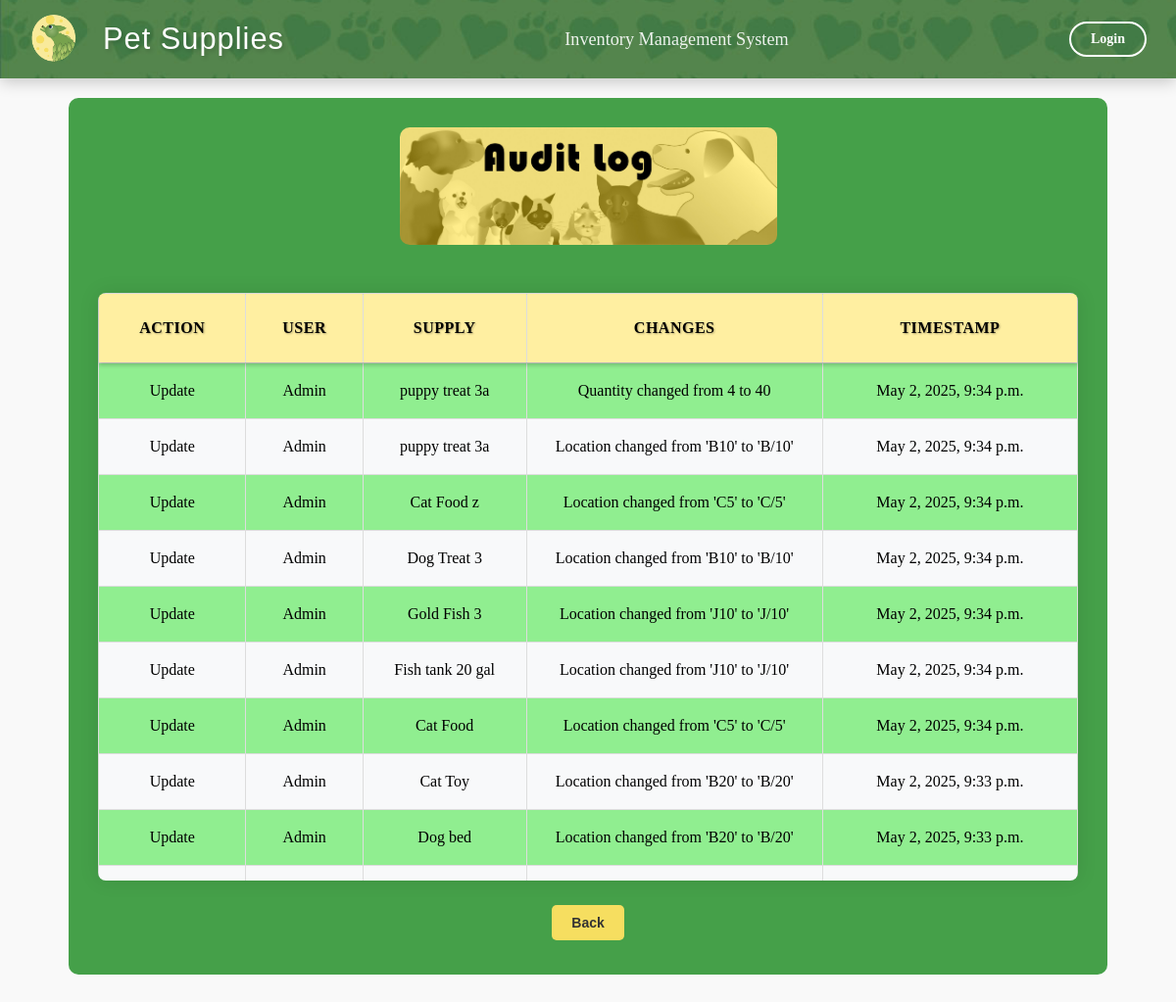
The app's page /audit-log/ with its own data.
### inventory/models.py (models this page shows, shortened)
class AuditLog(models.Model):
    ACTION_CHOICES = (
        ('CREATE', 'Create'),
        ('UPDATE', 'Update'),
        ('DELETE', 'Delete'),
    )
    user = models.ForeignKey(User, on_delete=models.SET_NULL, null=True)  # Track the user making the change
    action = models.CharField(max_length=10, choices=ACTION_CHOICES)  # The type of action (CREATE, UPDATE, DELETE)
    supply = models.ForeignKey(Supply, on_delete=models.CASCADE)  # Link to the supply that was changed
    changes = models.TextField()  # Description of what was changed
    timestamp = models.DateTimeField(auto_now_add=True)  # When the change was made

class Supply(models.Model):
    name = models.CharField(max_length=255, primary_key=True)
    price = models.FloatField()
    quantity = models.IntegerField()
    location = models.CharField(max_length=255)
    reorder_point = models.PositiveIntegerField(default=5)
    deleted = models.BooleanField(default=False)

### inventory/views.py (the view)
# urls.py: path('audit-log/', views.audit_log, name='audit_log'),
def audit_log(request):
    logs = AuditLog.objects.all().order_by('-timestamp')
    return render(request, 'inventory/audit_log.html', {'logs': logs})

### inventory/templates/inventory/audit_log.html (shortened to what this page needs)
{% extends 'inventory/base.html' %}
{% load static %}
{% block content %}
<center>
<div class="conmain">
    <center>
        <img src="{% static 'icons/BannerAuL.jpg' %}" alt="audit_banner" class="login-image">
    </center>
    <div class="table-container">
        <table border="1" class="data_tab">
            <thead>
                <tr>
                    <th>Action</th>
                    <th>User</th>
                    <th>Supply</th>
                    <th>Changes</th>
                    <th>Timestamp</th>
                </tr>
            </thead>
            <tbody>
                {% for log in logs %}
                <tr>
                    <td>{{ log.get_action_display }}</td>
                    <td>{{ log.user.username }}</td>
                    <td>{{ log.supply.name }}</td>
                    <td class="changes">{{ log.changes }}</td>
                    <td>{{ log.timestamp }}</td>
                </tr>
                {% endfor %}
            </tbody>
        </table>
    </div>
    <center>
        <a href="{% url 'index' %}">
            <button type="button" class="back-button">Back</button>
        </a>
    </center>
</div>
</div>
{% endblock %}

### inventory/static/css/styles.css (style rules this page uses)
body { font-family: 'Georgia', serif; font-size: 14px; margin-top: 100px; background-color: #f9f9f9; }
.table-container { max-height: 600px; width: 100%; margin: 20px auto; border: none; box-shadow: 0 0 20px rgba(0, 0, 0, 0.1); border-radius: 8px; overflow: hidden; position: relative; }
.data_tab { width: 100%; border-collapse: collapse; margin: 0; font-size: 16px; }
.data_tab th, .data_tab td { text-align: center; padding: 8px 12px; border: 1px solid #ddd; overflow: hidden; text-overflow: ellipsis; white-space: nowrap; height: 40px; line-height: 1.2; }
.data_tab th { color: black; font-weight: bold; font-size: 16px; padding: 8px 12px; height: 40px; }
.data_tab tr { height: 40px; }
.data_tab thead { position: sticky; top: 0; z-index: 10; box-shadow: 0 2px 4px rgba(0,0,0,0.2); }
.data_tab thead tr { height: 50px; }
.data_tab thead th { padding: 15px 20px; font-size: 16px; font-weight: bold; text-transform: uppercase; letter-spacing: 0.5px; color: black; text-align: center; white-space: nowrap; text-shadow: 1px 1px 2px rgba(0,0,0,0.3); line-height: 1.2; vertical-align: middle; display: table-cell; }
button { padding: 8px 15px; margin: 5px; border-radius: 4px; border: none; background-color: #4CAF50; color: white; cursor: pointer; font-size: 14px; transition: background-color 0.3s; }
.data_tab tr:nth-child(even) { background-color: #f8f9fa; }
.data_tab tr:nth-child(odd) { background-color: lightgreen; }
.table-container { max-height: 600px; width: 90%; margin: 20px auto; border: none; box-shadow: 0 0 20px rgba(0, 0, 0, 0.1); border-radius: 8px; overflow: hidden; position: relative; }
.data_tab th { color: white; font-weight: bold; font-size: 16px; padding: 8px 12px; height: 40px; }
.data_tab { width: 100%; border-collapse: collapse; table-layout: auto; }
.data_tab th, .data_tab td { text-align: center; padding: 0; border: 1px solid #ddd; overflow: hidden; text-overflow: ellipsis; white-space: nowrap; height: 40px; line-height: 1.2; }
.data_tab th { padding: 0; font-size: 16px; font-weight: bold; text-transform: uppercase; letter-spacing: 0.5px; color:black; line-height: 40px; text-align: center; text-shadow: 1px 1px 2px rgba(0, 0, 0, 0.3); background-color: #ffefa1; }
.data_tab thead { background-color: #ffefa1; position: sticky; top: 0; z-index: 10; box-shadow: 0 2px 4px rgba(0,0,0,0.2); }
.data_tab thead tr { height: 40px; }
.data_tab td { border: 1px solid #ddd; padding: 10px; text-align: center; white-space: nowrap; }
.data_tab th { padding: 0; font-size: 16px; font-weight: bold; text-transform: uppercase; letter-spacing: 0.5px; color: #FFFFFF; border-bottom: 2px solid #1B5E20; line-height: 40px; text-align: center; text-shadow: 1px 1px 2px rgba(0, 0, 0, 0.3); background-color: #ffefa1; }

### inventory/templates/inventory/audit_log.html (style rules this page uses)
.conmain { background-color: #45a049; width: 1000px; padding: 30px; border-radius: 10px; }
.table-container { width: 100%; max-height: 600px; overflow-y: auto; overflow-x: hidden; }
.data_tab { width: 100%; border-collapse: collapse; table-layout: auto; }
.data_tab th, .data_tab td { text-align: center; border: 1px solid #ddd; padding: 8px; white-space: nowrap; }
.changes { word-wrap: break-word; max-width: 200px; }
.back-button { background-color: #F6DE60; color: #333; padding: 10px 20px; border: none; border-radius: 5px; cursor: pointer; font-weight: 600; transition: background-color 0.3s; }
th { padding: 0; font-size: 16px; font-weight: bold; text-transform: uppercase; letter-spacing: 0.5px; color: #FFFFFF; border-bottom: 2px solid #1B5E20; line-height: 40px; text-align: center; text-shadow: 1px 1px 2px rgba(0,0,0,0.3); background-color: #F6DE60; }
td { border-bottom: 1px solid #ddd; }
.login-image { width: 100%; max-width: 385px; height: auto; margin-bottom: 25px; border-radius: 10px; }
.table-container .data_tab th { background-color: #ffefa1 !important; }

### records on screen
AuditLog: action "Update", user.username "Admin", supply.name "puppy treat 3a", changes "Quantity changed from 4 to 40", timestamp "May 2, 2025, 9:34 p.m."
AuditLog: action "Update", user.username "Admin", supply.name "puppy treat 3a", changes "Location changed from 'B10' to 'B/10'", timestamp "May 2, 2025, 9:34 p.m."
AuditLog: action "Update", user.username "Admin", supply.name "Cat Food z", changes "Location changed from 'C5' to 'C/5'", timestamp "May 2, 2025, 9:34 p.m."
AuditLog: action "Update", user.username "Admin", supply.name "Dog Treat 3", changes "Location changed from 'B10' to 'B/10'", timestamp "May 2, 2025, 9:34 p.m."
AuditLog: action "Update", user.username "Admin", supply.name "Gold Fish 3", changes "Location changed from 'J10' to 'J/10'", timestamp "May 2, 2025, 9:34 p.m."
AuditLog: action "Update", user.username "Admin", supply.name "Fish tank 20 gal", changes "Location changed from 'J10' to 'J/10'", timestamp "May 2, 2025, 9:34 p.m."
AuditLog: action "Update", user.username "Admin", supply.name "Cat Food", changes "Location changed from 'C5' to 'C/5'", timestamp "May 2, 2025, 9:34 p.m."
AuditLog: action "Update", user.username "Admin", supply.name "Cat Toy", changes "Location changed from 'B20' to 'B/20'", timestamp "May 2, 2025, 9:33 p.m."
AuditLog: action "Update", user.username "Admin", supply.name "Dog bed", changes "Location changed from 'B20' to 'B/20'", timestamp "May 2, 2025, 9:33 p.m."
